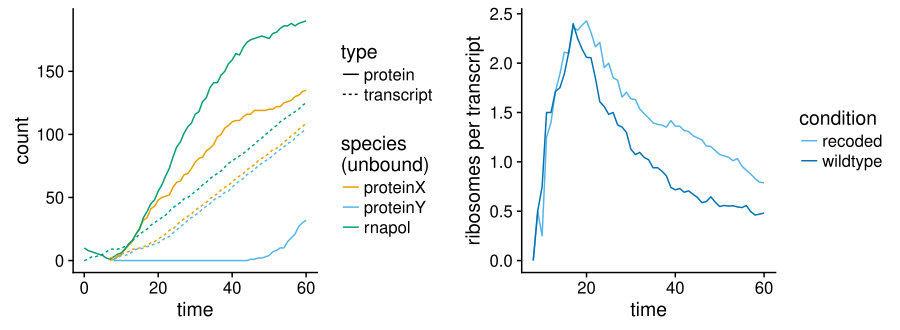

The script that drew this image:
library(cowplot)
library(tidyverse)
library(stringr)

cbbPalette <- c("#000000", "#E69F00", "#56B4E9", "#009E73", "#F0E442", "#0072B2", "#D55E00", "#CC79A7")

three_genes_data <- read_tsv("three_genes_counts.tsv") %>% 
  filter(!str_detect(species, "^__"), species != "p1") %>%
  gather(type, value, -time, -species)

recoded_data <- read_tsv("three_genes_recoded_counts.tsv") %>% 
  filter(!str_detect(species, "^__"), species != "p1") %>%
  gather(type, value, -time, -species)

recoded <- ggplot(recoded_data %>% filter(type != "ribo_density"), 
                   aes(x = time, y = value, group = interaction(species, type), color = species)) + 
  geom_line(aes(linetype = type)) +
  ylab("count") + 
  scale_color_manual("species\n(unbound)", values = cbbPalette[c(2,3,4,8)])

protein_recoded <- recoded_data %>% 
  filter(species == "proteinY", type == "ribo_density") %>% 
  mutate(condition = "recoded")
protein_wt <- three_genes_data %>% 
  filter(species == "proteinY", type == "ribo_density") %>% 
  mutate(condition = "wildtype")

protein_y <- bind_rows(protein_recoded, protein_wt)

protein_y_plot <- ggplot(protein_y, aes(x = time, y = value, color = condition)) + 
  geom_line() +
  ylab("ribosomes per transcript") +
  scale_color_manual(values = cbbPalette[c(3,6)])

recoded_plot_all <- plot_grid(recoded, protein_y_plot)
save_plot("plots.pdf", recoded_plot_all, base_width = 9, base_height = 3.3)
